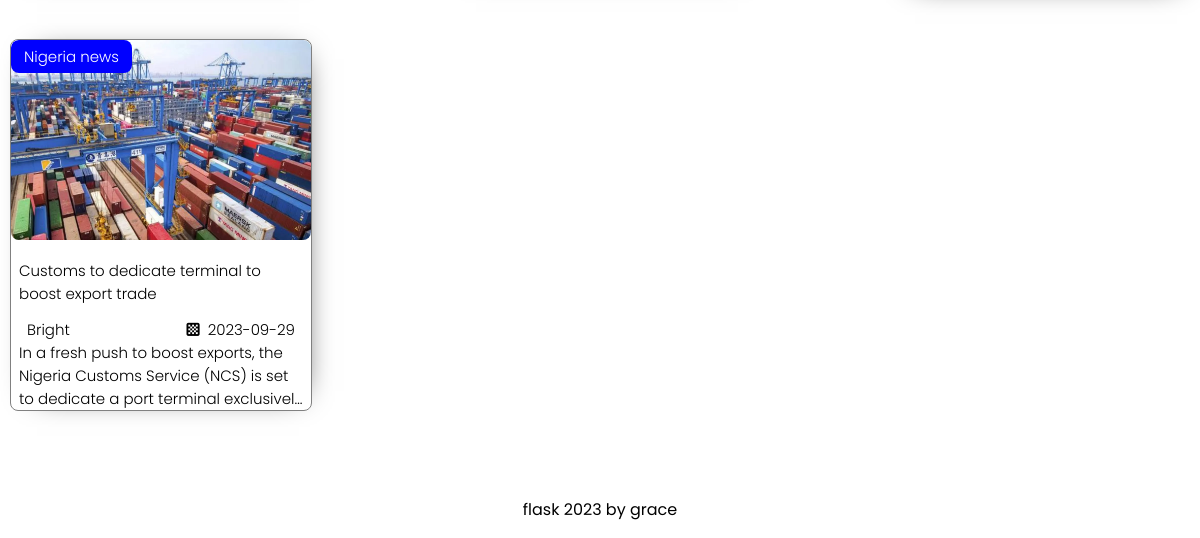
Page /home (lower part) on the earlier database version.
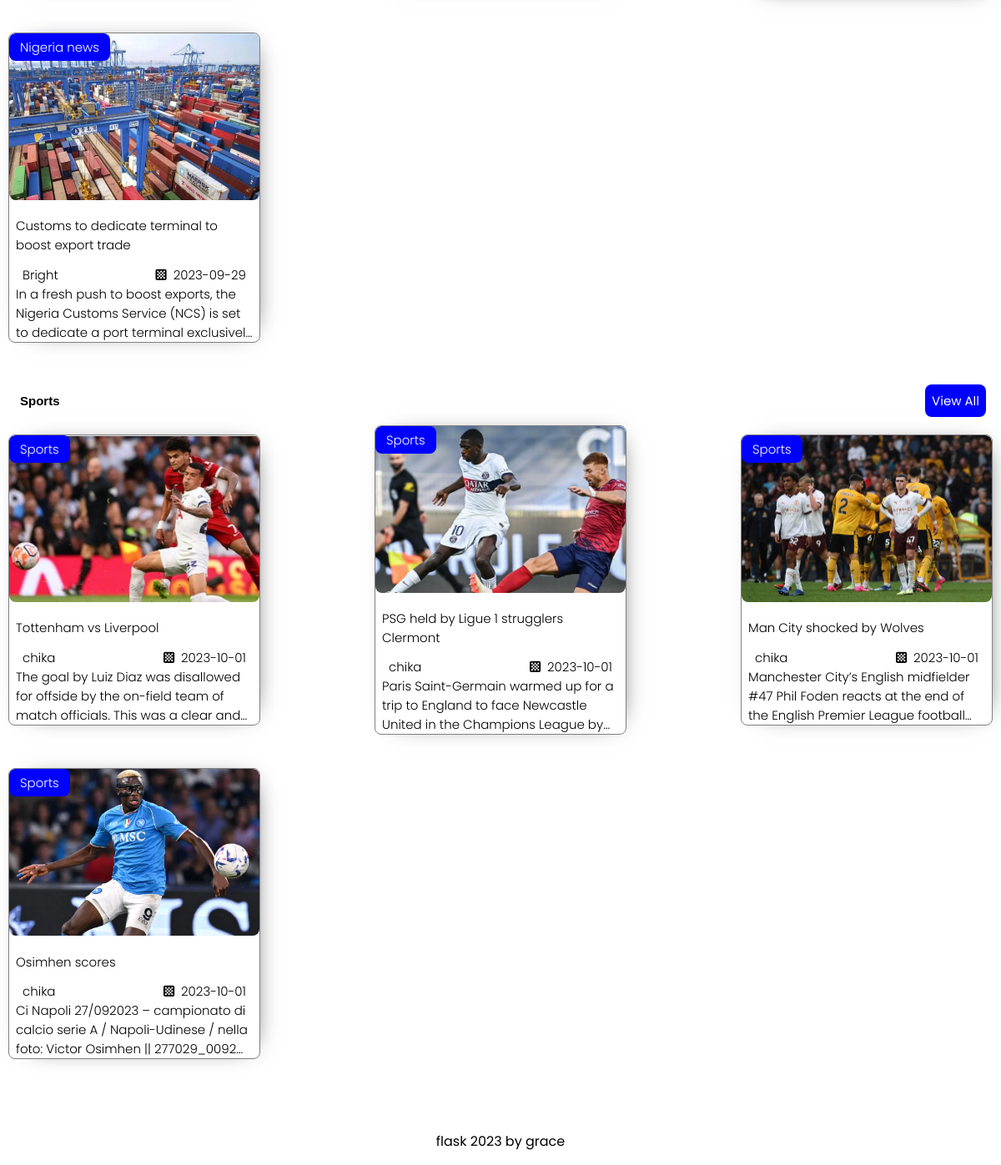
Same page on the later database version.
### models.py (models this page shows, shortened)
class Post(db.Model):
    __tablename__ = "post"
    id = db.Column(db.Integer, primary_key=True)
    title = db.Column(db.String(100), nullable=False)
    date_posted = db.Column(db.DateTime, nullable=False, default=datetime.utcnow)
    content = db.Column(db.Text, nullable=False)
    image = db.Column(db.String(200), nullable=True)
    user_id = db.Column(db.Integer, db.ForeignKey('user.id'), nullable=False)
    category_id = db.Column(db.Integer, db.ForeignKey('category.id'), nullable=False)
    slug=db.Column(db.String(100),nullable=False)
    comment=db.relationship("Comment",backref="post",lazy=True)

class User(db.Model):
    id=db.Column(db.Integer, primary_key=True)
    username=db.Column(db.String(255),unique=True,nullable=False)
    password=db.Column(db.String(30),nullable=False)
    image=db.Column(db.String(50),nullable=False,default='pic.jpg')
    email=db.Column(db.String(200),unique=True,nullable=False)
    post=db.relationship('Post',backref='user',lazy=True)
    comment=db.relationship('Comment',backref='user',lazy=True)
    reply=db.relationship('Reply',backref='user',lazy=True)

class Category(db.Model):
    id = db.Column(db.Integer, primary_key=True)
    name = db.Column(db.String(100), unique=True)
    posts = db.relationship('Post', backref='category',lazy=True)

### blueprint/home.py (the view)
@home_page.route("/")
@home_page.route("/home")
def home():
    cat_post=Category.query.all()
    return render_template('pages/home.html',cat_post=cat_post)

### app.py (called while the page is built)
@app.context_processor
def inject_global_data():
    categorydata=Category.query.all()
    categorycount=Category.query.count()
    users=User.query.count()
    blog=Post.query.count()
    return {'categorydata': categorydata,'categorycount':categorycount,"users":users,'blog':blog}

### templates/pages/home.html (shortened to what this page needs)
{% extends 'layouts/based.html' %}
{% block content %}
<section class="block-container">
   <div class="blogs-holder">
    {% for c in cat_post %}
    {% if c.posts %}
   <div class="catitem-container">
    <button type="button" >{{ c.name }}</button>
 <a href="" class="viewall">View All</a>
   </div>
    <div class="block-content">
        {% for p in c.posts %}
        <div class="bloc-items">
            <a href="">
                <img src="{{ url_for('static', filename='blogsimg/' + p.image) }}" alt="Blog image">
             <div class="block-info">
                 <h1>{{p.title}}</h1>
                 <div class="content-name">
                     <h1>{{p.user.username}}</h1>
                     <p class="date"><i class="fa-solid fa-chess-board"></i>{{ p.date_posted.strftime('%Y-%m-%d') }}</p>
                 </div>
                 <p class="text-description">{{p.content}}</p>
            </a>
            <div class="category-blog">
                <p>{{p.category.name}}</p>
            </div>
             </div>
         </div>
        {% endfor %}
    {% endif %}
    {% endfor %}
</section>
{% endblock  %}

Differences in the rows shown:
added Category: name "Sports"
added Post: image (picture), title "Tottenham vs Liverpool", user.username "chika", date_posted "2023-10-01", content "The goal by Luiz Diaz was disallowed for offside by the on-field team of match officials. This was a clear…", category.name "Sports"
added Post: image (picture), title "PSG held by Ligue 1 strugglers Clermont", user.username "chika", date_posted "2023-10-01", content "Paris Saint-Germain warmed up for a trip to England to face Newcastle United in the Champions League…", category.name "Sports"
added Post: image (picture), title "Man City shocked by Wolves", user.username "chika", date_posted "2023-10-01", content "Manchester City’s English midfielder #47 Phil Foden reacts at the end of the English Premier League…", category.name "Sports"
added Post: image (picture), title "Osimhen scores", user.username "chika", date_posted "2023-10-01", content "Ci Napoli 27/092023 – campionato di calcio serie A / Napoli-Udinese / nella foto: Victor Osimhen ||…", category.name "Sports"
